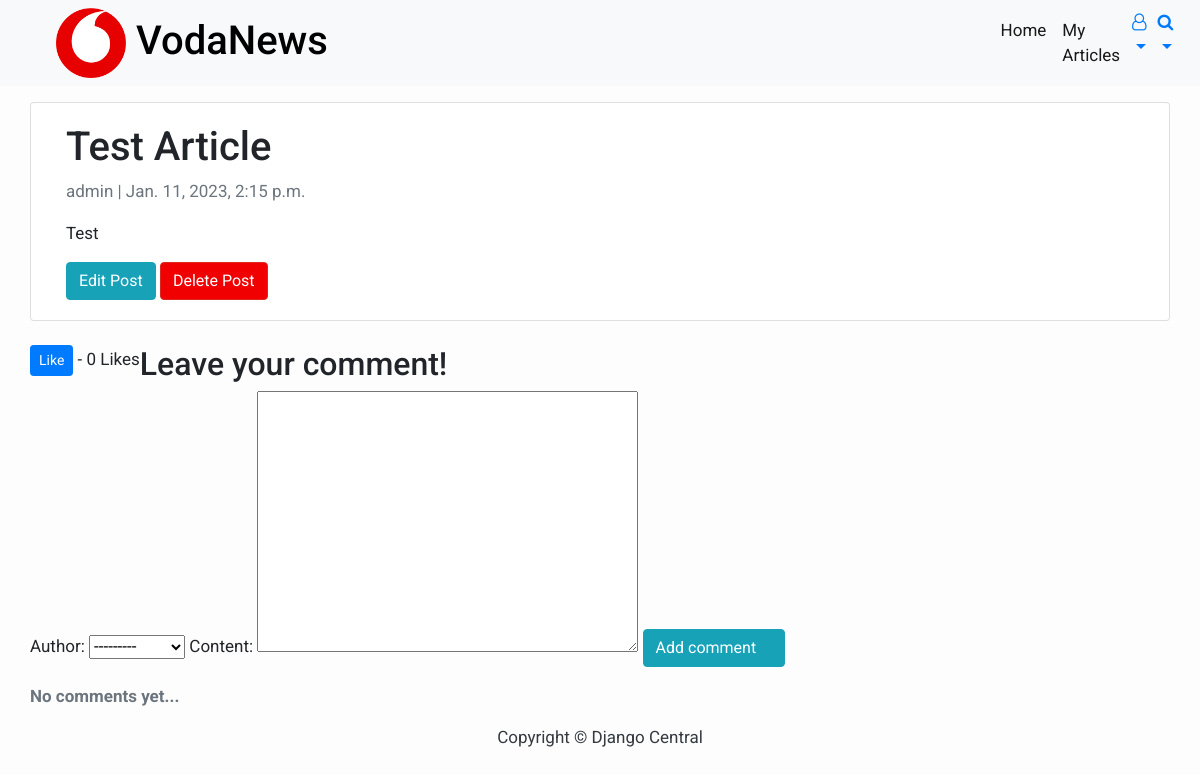
/posts/Test-Article/ (signed in), run on an earlier commit of the app's database.
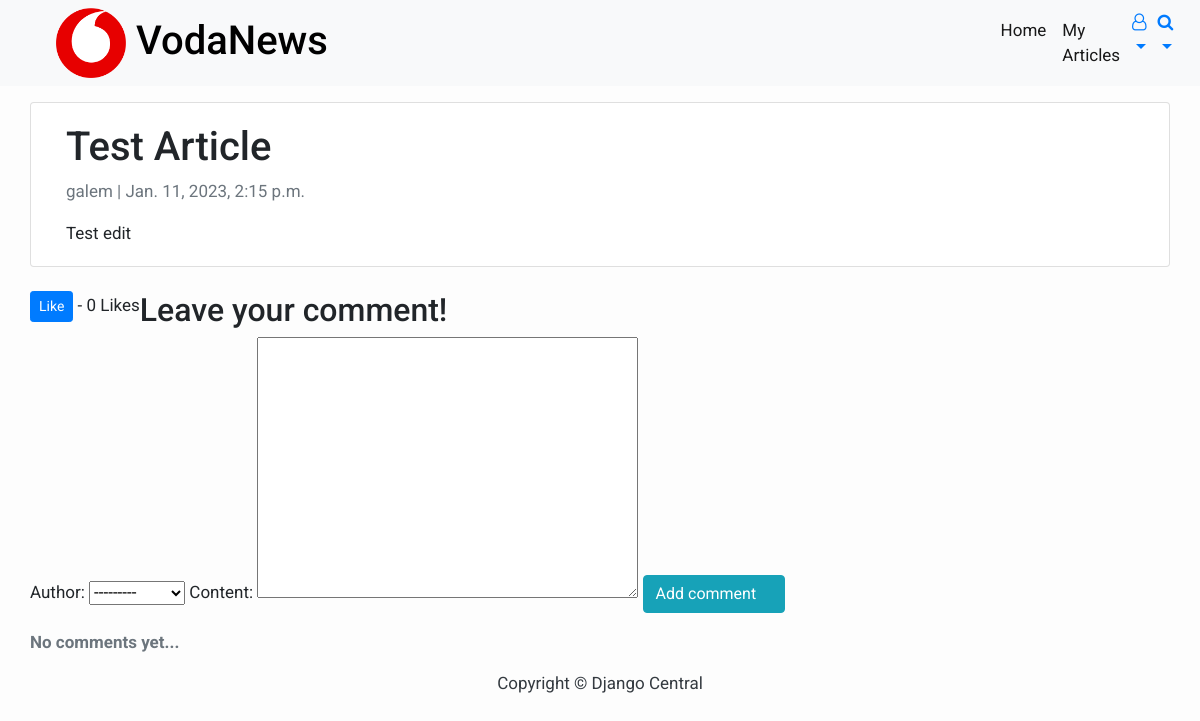
And on a later commit of the database.
### VodaNews/models.py (models this page shows, shortened)
class Post(models.Model):
    title = models.CharField(max_length=200, unique=True)
    slug = models.SlugField(max_length=200, unique=True)
    author = models.ForeignKey(User, on_delete= models.CASCADE,related_name='blog_posts')
    updated_on = models.DateTimeField(auto_now=True)
    content = models.TextField()
    created_on = models.DateTimeField(auto_now_add=True)
    status = models.IntegerField(choices=STATUS, default=0)
    likes = models.ManyToManyField(User, related_name='blogpost_like')
    class Meta:
        ordering = ['-created_on']
    def number_of_likes(self):
        return self.likes.count()

### VodaNews/views.py (the view, shortened to what this page needs)
# urls.py: path('posts/<slug:slug>/', views.PostDetail.as_view(), name='post_detail'),
class PostDetail(LoginRequiredMixin, generic.DetailView):
    login_url = '/users/accounts/login/'
    model = Post
    template_name = 'post_detail.html'
    def get_context_data(self, **kwargs):
        data = super().get_context_data(**kwargs)
        comments_connected = BlogComment.objects.filter(
            blogpost_connected=self.get_object()).order_by('-date_posted')
        data['comments'] = comments_connected
        if self.request.user.is_authenticated:
            data['comment_form'] = CommentForm(instance=self.request.user)
        return data

### VodaNews/forms.py
class CommentForm(forms.ModelForm):
    class Meta:
        model = BlogComment
        fields = ('author', 'content')

### VodaNews/templates/post_detail.html (shortened to what this page needs)
{% extends 'base.html' %} {% block content %}
<div class="container">
  <div class="row">
    <div class="col-md-12 card mb-4  mt-3 left  top">
      <div class="card-body">
        <h1>{% block title %} {{ object.title }} {% endblock title %}</h1>
        <p class=" text-muted">{{ post.author }} | {{ post.created_on }}</p>
        <p class="card-text ">{{ object.content | safe }}</p>
        {% if user.is_authenticated and post.author == request.user %}
          <a href="{% url 'post_edit' post.slug  %}" class="btn btn-info">Edit Post</a>
          <a href="{% url 'post_delete' post.slug  %}" class="btn btn-danger">Delete Post</a>
        {% endif %}
      </div>
    </div>
    <form action="{% url 'like_post' post.slug %}" method="POST">
    {% if user.is_authenticated %}
      {% if user in post.likes.all %}
        <button type="submit" name="post_id" value="{{ post.id }}" class="btn btn-danger btn-sm">Unlike</button>
      {% else %}
        <button type="submit" name="post_id" value="{{ post.id }}" class="btn btn-primary btn-sm">Like</button>
      {% endif %}
    {% else %}
      <a class="btn btn-outline-info" href="{% url 'login' %}?next={{request.path}}">Log in to like!</a><br>
    {% endif %}
      - {{ post.number_of_likes }} Likes
    </form>
    <h2>Leave your comment!</h2>
    <div id="comments_section">
      {% if user.is_authenticated %}
      <form method="POST">
        <div class="form-group">
          {{ comment_form }}
          <button class="btn btn-info" type="submit">Add comment <i class="fas fa-comments"></i></button>
        </div>
      </form>
      {% else %}
      <a class="btn btn-outline-info" href="{% url 'login' %}?next={{request.path}}">Log in to add a comment!</a><br>
      {% endif %}
      {% if comments %}
      <strong class="text-secondary">{{ object.number_of_comments }} Comment{{ object.number_of_comments|pluralize }}</strong>
      <hr>
      <ul>
        {% for comment in comments %}
        <li>
        <div>
            <span>
              <strong class="text-info">{{ comment.author }} </strong>
              <small class="text-muted">{{ comment.date_posted }}</small>
            </span>
            <p>
              {{ comment.content|safe }}
            </p>
          </div>
        </li>
        {% endfor %}
      </ul>
      {% else %}
        <strong class="text-secondary">No comments yet...</strong>
      {% endif %}
    </div>
  </div>
</div>
{% endblock content %}

What changed in the data, as far as the page shows it:
changed Post "Test Article": author "admin" → "galem"; content "Test" → "Test edit"; author_id 1 → 2 (drawn)
Also different on the page:
text no longer shown: "Edit Post Delete Post"
